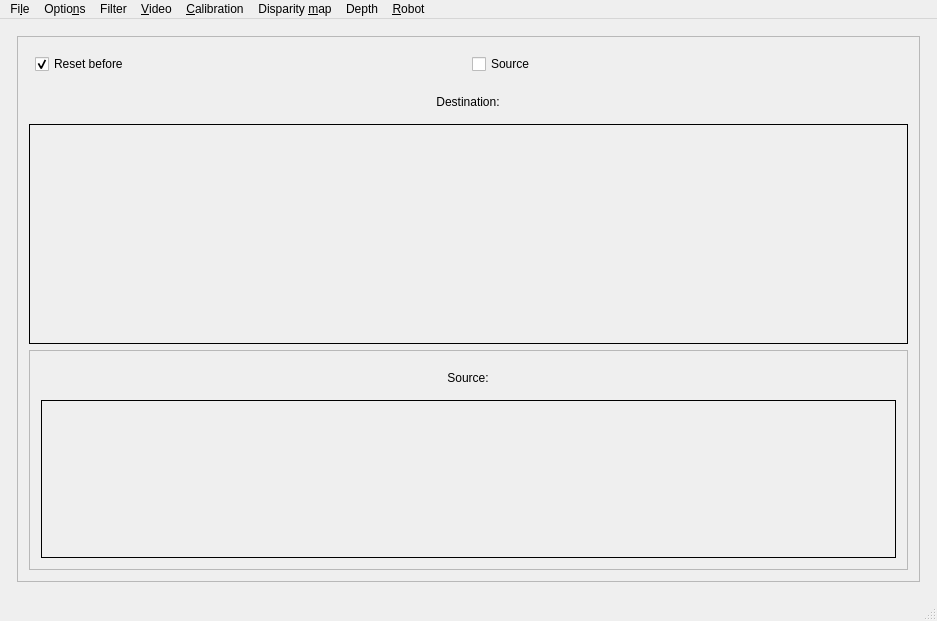
<?xml version="1.0" encoding="UTF-8"?>
<ui version="4.0">
 <class>MainWindow</class>
 <widget class="QMainWindow" name="MainWindow">
  <property name="geometry">
   <rect>
    <x>0</x>
    <y>0</y>
    <width>937</width>
    <height>621</height>
   </rect>
  </property>
  <property name="windowTitle">
   <string>MainWindow</string>
  </property>
  <widget class="QWidget" name="centralwidget">
   <layout class="QHBoxLayout" name="horizontalLayout_2">
    <item>
     <layout class="QVBoxLayout" name="verticalLayout_3">
      <property name="leftMargin">
       <number>6</number>
      </property>
      <property name="topMargin">
       <number>6</number>
      </property>
      <property name="rightMargin">
       <number>6</number>
      </property>
      <property name="bottomMargin">
       <number>6</number>
      </property>
      <item>
       <widget class="QFrame" name="boxDest">
        <property name="frameShape">
         <enum>QFrame::StyledPanel</enum>
        </property>
        <property name="frameShadow">
         <enum>QFrame::Raised</enum>
        </property>
        <layout class="QVBoxLayout" name="verticalLayout_5">
         <item>
          <layout class="QHBoxLayout" name="horizontalLayout_4">
           <property name="leftMargin">
            <number>6</number>
           </property>
           <property name="topMargin">
            <number>6</number>
           </property>
           <property name="rightMargin">
            <number>6</number>
           </property>
           <property name="bottomMargin">
            <number>6</number>
           </property>
           <item>
            <widget class="QCheckBox" name="cbResetBefore">
             <property name="text">
              <string>Reset before</string>
             </property>
             <property name="checked">
              <bool>true</bool>
             </property>
             <property name="tristate">
              <bool>false</bool>
             </property>
            </widget>
           </item>
           <item>
            <widget class="QCheckBox" name="cbDestination">
             <property name="text">
              <string>Source</string>
             </property>
             <property name="checked">
              <bool>false</bool>
             </property>
            </widget>
           </item>
          </layout>
         </item>
         <item>
          <layout class="QHBoxLayout" name="horizontalLayout">
           <property name="leftMargin">
            <number>9</number>
           </property>
           <property name="topMargin">
            <number>9</number>
           </property>
           <property name="rightMargin">
            <number>9</number>
           </property>
           <property name="bottomMargin">
            <number>9</number>
           </property>
           <item>
            <widget class="QLabel" name="label_2">
             <property name="sizePolicy">
              <sizepolicy hsizetype="Fixed" vsizetype="Fixed">
               <horstretch>0</horstretch>
               <verstretch>0</verstretch>
              </sizepolicy>
             </property>
             <property name="text">
              <string>Destination:</string>
             </property>
             <property name="alignment">
              <set>Qt::AlignCenter</set>
             </property>
            </widget>
           </item>
          </layout>
         </item>
         <item>
          <widget class="QLabel" name="imageLabelDst">
           <property name="sizePolicy">
            <sizepolicy hsizetype="Expanding" vsizetype="Expanding">
             <horstretch>0</horstretch>
             <verstretch>0</verstretch>
            </sizepolicy>
           </property>
           <property name="frameShape">
            <enum>QFrame::Box</enum>
           </property>
           <property name="text">
            <string/>
           </property>
           <property name="alignment">
            <set>Qt::AlignCenter</set>
           </property>
          </widget>
         </item>
         <item>
          <widget class="QFrame" name="boxSrc">
           <property name="frameShape">
            <enum>QFrame::StyledPanel</enum>
           </property>
           <property name="frameShadow">
            <enum>QFrame::Raised</enum>
           </property>
           <layout class="QVBoxLayout" name="verticalLayout_2">
            <item>
             <layout class="QHBoxLayout" name="horizontalLayout_3">
              <property name="leftMargin">
               <number>9</number>
              </property>
              <property name="topMargin">
               <number>9</number>
              </property>
              <property name="rightMargin">
               <number>9</number>
              </property>
              <property name="bottomMargin">
               <number>9</number>
              </property>
              <item>
               <widget class="QLabel" name="label_3">
                <property name="sizePolicy">
                 <sizepolicy hsizetype="Fixed" vsizetype="Fixed">
                  <horstretch>0</horstretch>
                  <verstretch>0</verstretch>
                 </sizepolicy>
                </property>
                <property name="text">
                 <string>Source:</string>
                </property>
                <property name="alignment">
                 <set>Qt::AlignCenter</set>
                </property>
               </widget>
              </item>
             </layout>
            </item>
            <item>
             <widget class="QLabel" name="imageLabelSrc">
              <property name="sizePolicy">
               <sizepolicy hsizetype="Expanding" vsizetype="Expanding">
                <horstretch>0</horstretch>
                <verstretch>0</verstretch>
               </sizepolicy>
              </property>
              <property name="frameShape">
               <enum>QFrame::Box</enum>
              </property>
              <property name="text">
               <string/>
              </property>
              <property name="alignment">
               <set>Qt::AlignCenter</set>
              </property>
             </widget>
            </item>
           </layout>
          </widget>
         </item>
        </layout>
       </widget>
      </item>
     </layout>
    </item>
   </layout>
  </widget>
  <widget class="QMenuBar" name="menubar">
   <property name="geometry">
    <rect>
     <x>0</x>
     <y>0</y>
     <width>937</width>
     <height>25</height>
    </rect>
   </property>
   <widget class="QMenu" name="menuFile">
    <property name="title">
     <string>Fi&amp;le</string>
    </property>
    <addaction name="actionOpen"/>
    <addaction name="actionQuit"/>
   </widget>
   <widget class="QMenu" name="menuOptions">
    <property name="title">
     <string>Optio&amp;ns</string>
    </property>
    <addaction name="actionAbout"/>
    <addaction name="separator"/>
   </widget>
   <widget class="QMenu" name="menuCameraCalibration">
    <property name="title">
     <string>&amp;Calibration</string>
    </property>
    <addaction name="actionCalibration"/>
    <addaction name="actionCalibrationStereo"/>
   </widget>
   <widget class="QMenu" name="menuFilter">
    <property name="title">
     <string>Filter</string>
    </property>
    <addaction name="actionOrigin"/>
    <addaction name="actionGaussian"/>
    <addaction name="actionSobel"/>
    <addaction name="actionLaplacian"/>
   </widget>
   <widget class="QMenu" name="menuDisparity_map">
    <property name="title">
     <string>Disparity &amp;map</string>
    </property>
    <addaction name="actionDisparityBM"/>
    <addaction name="actionDisparitySGBM"/>
   </widget>
   <widget class="QMenu" name="menuVideo">
    <property name="title">
     <string>&amp;Video</string>
    </property>
    <addaction name="actionExtractImages"/>
    <addaction name="actionCalibrationStereoVideo"/>
    <addaction name="separator"/>
    <addaction name="actionDepthSGBMVideo"/>
    <addaction name="actionDepthBMVideo"/>
   </widget>
   <widget class="QMenu" name="menuDepthMap">
    <property name="title">
     <string>Depth</string>
    </property>
    <addaction name="actionDepthBM"/>
    <addaction name="actionDepthSGBM"/>
   </widget>
   <widget class="QMenu" name="menuRobot">
    <property name="title">
     <string>&amp;Robot</string>
    </property>
    <addaction name="actionTest_controller"/>
   </widget>
   <addaction name="menuFile"/>
   <addaction name="menuOptions"/>
   <addaction name="menuFilter"/>
   <addaction name="menuVideo"/>
   <addaction name="menuCameraCalibration"/>
   <addaction name="menuDisparity_map"/>
   <addaction name="menuDepthMap"/>
   <addaction name="menuRobot"/>
  </widget>
  <widget class="QStatusBar" name="statusbar"/>
  <action name="actionOpen">
   <property name="text">
    <string>&amp;Open image</string>
   </property>
  </action>
  <action name="actionQuit">
   <property name="text">
    <string>&amp;Quit</string>
   </property>
  </action>
  <action name="actionAbout">
   <property name="text">
    <string>&amp;About</string>
   </property>
  </action>
  <action name="actionOrigin">
   <property name="text">
    <string>&amp;Origin</string>
   </property>
  </action>
  <action name="actionLaplacian">
   <property name="text">
    <string>&amp;Laplacian</string>
   </property>
  </action>
  <action name="actionDisparityBM">
   <property name="text">
    <string>&amp;DisparityBM</string>
   </property>
  </action>
  <action name="actionDisparitySGBM">
   <property name="text">
    <string>D&amp;isparitySGBM</string>
   </property>
  </action>
  <action name="actionGaussian">
   <property name="text">
    <string>&amp;Gaussian</string>
   </property>
  </action>
  <action name="actionSobel">
   <property name="text">
    <string>So&amp;bel</string>
   </property>
  </action>
  <action name="actionGray">
   <property name="text">
    <string>G&amp;ray</string>
   </property>
  </action>
  <action name="actionCalibrate">
   <property name="text">
    <string>&amp;Quick calibrate</string>
   </property>
  </action>
  <action name="actionApplyFromFile">
   <property name="text">
    <string>&amp;UndistordFromFile</string>
   </property>
  </action>
  <action name="actionCalibration">
   <property name="text">
    <string>&amp;Calibration menu</string>
   </property>
  </action>
  <action name="actionOpen_video">
   <property name="text">
    <string>&amp;Filter Gradient</string>
   </property>
  </action>
  <action name="actionChessboard_debug">
   <property name="text">
    <string>&amp;Chessboard debug</string>
   </property>
  </action>
  <action name="actionCalibrationStereoVideo">
   <property name="text">
    <string>&amp;StereoCalibrationVideo</string>
   </property>
  </action>
  <action name="actionDepthSGBMVideo">
   <property name="text">
    <string>&amp;DepthMap SGBM</string>
   </property>
  </action>
  <action name="actionExtractImages">
   <property name="text">
    <string>&amp;ExtractImages</string>
   </property>
  </action>
  <action name="actionDepthBMVideo">
   <property name="text">
    <string>Depth &amp;map BM</string>
   </property>
  </action>
  <action name="actionDepthBM">
   <property name="text">
    <string>&amp;BM</string>
   </property>
  </action>
  <action name="actionDepthSGBM">
   <property name="text">
    <string>&amp;SGBM</string>
   </property>
  </action>
  <action name="actionCalibrationStereo">
   <property name="text">
    <string>Ca&amp;librationStereo</string>
   </property>
  </action>
  <action name="actionTest_controller">
   <property name="text">
    <string>Test controller</string>
   </property>
  </action>
 </widget>
 <layoutdefault spacing="6" margin="11"/>
 <resources/>
 <connections/>
</ui>
